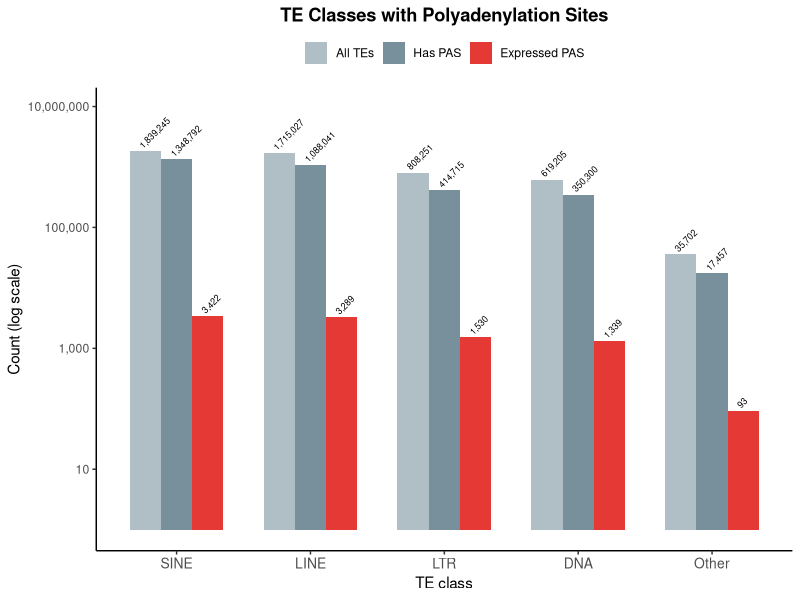
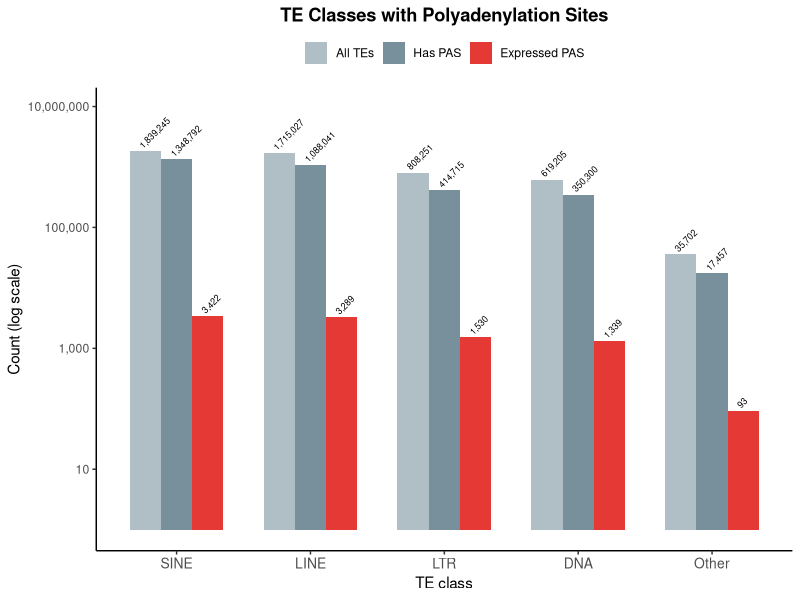

Generate these figures, in order, with R:
library(ggplot2)
library(tidyr)
library(dplyr)
# setwd("path/to/your/output/directory")

# Values below are outputs from te_pas_analysis.sbatch
# Update these if running on a different dataset
df_raw <- data.frame(
  class     = c("SINE", "LINE", "LTR", "DNA", "Other"),
  total     = c(1839245, 1715027, 808251, 619205, 35702),
  has_pas   = c(1348792, 1088041, 414715, 350300, 17457),
  expressed = c(3422,    3289,    1530,   1339,   93)
)

df <- df_raw %>%
  pivot_longer(cols = c(total, has_pas, expressed),
               names_to = "metric", values_to = "count") %>%
  mutate(
    metric = recode(metric,
                    total     = "All TEs",
                    has_pas   = "Has PAS",
                    expressed = "Expressed PAS"),
    metric = factor(metric, levels = c("All TEs", "Has PAS", "Expressed PAS")),
    class  = factor(class, levels = c("SINE", "LINE", "LTR", "DNA", "Other"))
  )

ggplot(df, aes(x = class, y = count, fill = metric)) +
  geom_col(position = "dodge", width = 0.7) +
  geom_text(aes(label = scales::comma(count)),
            position = position_dodge(width = 0.7),
            vjust = -0.4, size = 2.2, angle = 45, hjust = 0) +
  scale_y_log10(labels = scales::comma) +
  scale_fill_manual(values = c(
    "All TEs"       = "#b0bec5",
    "Has PAS"       = "#78909c",
    "Expressed PAS" = "#e53935"
  )) +
  labs(title = "TE Classes with Polyadenylation Sites",
       x = "TE class", y = "Count (log scale)", fill = NULL) +
  theme_classic(base_size = 11) +
  theme(plot.title      = element_text(hjust = 0.5, face = "bold"),
        legend.position = "top",
        axis.text.x     = element_text(size = 10)) +
  expand_limits(y = max(df$count) * 5)

ggsave("te_bar_counts.pdf", width = 7, height = 5)
